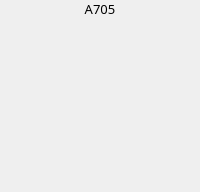
                            <widget class="QFrame" name="frame_56">
                             <property name="frameShape">
                              <enum>QFrame::NoFrame</enum>
                             </property>
                             <property name="frameShadow">
                              <enum>QFrame::Raised</enum>
                             </property>
                             <layout class="QVBoxLayout" name="verticalLayout_53">
                              <property name="spacing">
                               <number>15</number>
                              </property>
                              <property name="leftMargin">
                               <number>0</number>
                              </property>
                              <property name="topMargin">
                               <number>0</number>
                              </property>
                              <property name="rightMargin">
                               <number>0</number>
                              </property>
                              <property name="bottomMargin">
                               <number>0</number>
                              </property>
                              <item>
                               <widget class="QLabel" name="label_a705">
                                <property name="font">
                                 <font>
                                  <family>Mitr SemiBold</family>
                                  <pointsize>10</pointsize>
                                 </font>
                                </property>
                                <property name="frameShape">
                                 <enum>QFrame::NoFrame</enum>
                                </property>
                                <property name="text">
                                 <string>A705</string>
                                </property>
                                <property name="alignment">
                                 <set>Qt::AlignCenter</set>
                                </property>
                               </widget>
                              </item>
                              <item>
                               <widget class="QLabel" name="label_a605b">
                                <property name="frameShape">
                                 <enum>QFrame::NoFrame</enum>
                                </property>
                                <property name="text">
                                 <string/>
                                </property>
                                <property name="alignment">
                                 <set>Qt::AlignCenter</set>
                                </property>
                               </widget>
                              </item>
                              <item>
                               <widget class="QLabel" name="label_a505b">
                                <property name="frameShape">
                                 <enum>QFrame::NoFrame</enum>
                                </property>
                                <property name="text">
                                 <string/>
                                </property>
                                <property name="alignment">
                                 <set>Qt::AlignCenter</set>
                                </property>
                               </widget>
                              </item>
                              <item>
                               <widget class="QLabel" name="label_a405b">
                                <property name="frameShape">
                                 <enum>QFrame::NoFrame</enum>
                                </property>
                                <property name="text">
                                 <string/>
                                </property>
                                <property name="alignment">
                                 <set>Qt::AlignCenter</set>
                                </property>
                               </widget>
                              </item>
                              <item>
                               <widget class="QLabel" name="label_a305b">
                                <property name="frameShape">
                                 <enum>QFrame::NoFrame</enum>
                                </property>
                                <property name="text">
                                 <string/>
                                </property>
                                <property name="alignment">
                                 <set>Qt::AlignCenter</set>
                                </property>
                               </widget>
                              </item>
                              <item>
                               <widget class="QLabel" name="label_a205b">
                                <property name="frameShape">
                                 <enum>QFrame::NoFrame</enum>
                                </property>
                                <property name="text">
                                 <string/>
                                </property>
                                <property name="alignment">
                                 <set>Qt::AlignCenter</set>
                                </property>
                               </widget>
                              </item>
                              <item>
                               <widget class="QLabel" name="label_a105b">
                                <property name="frameShape">
                                 <enum>QFrame::NoFrame</enum>
                                </property>
                                <property name="text">
                                 <string/>
                                </property>
                                <property name="alignment">
                                 <set>Qt::AlignCenter</set>
                                </property>
                               </widget>
                              </item>
                             </layout>
                            </widget>
